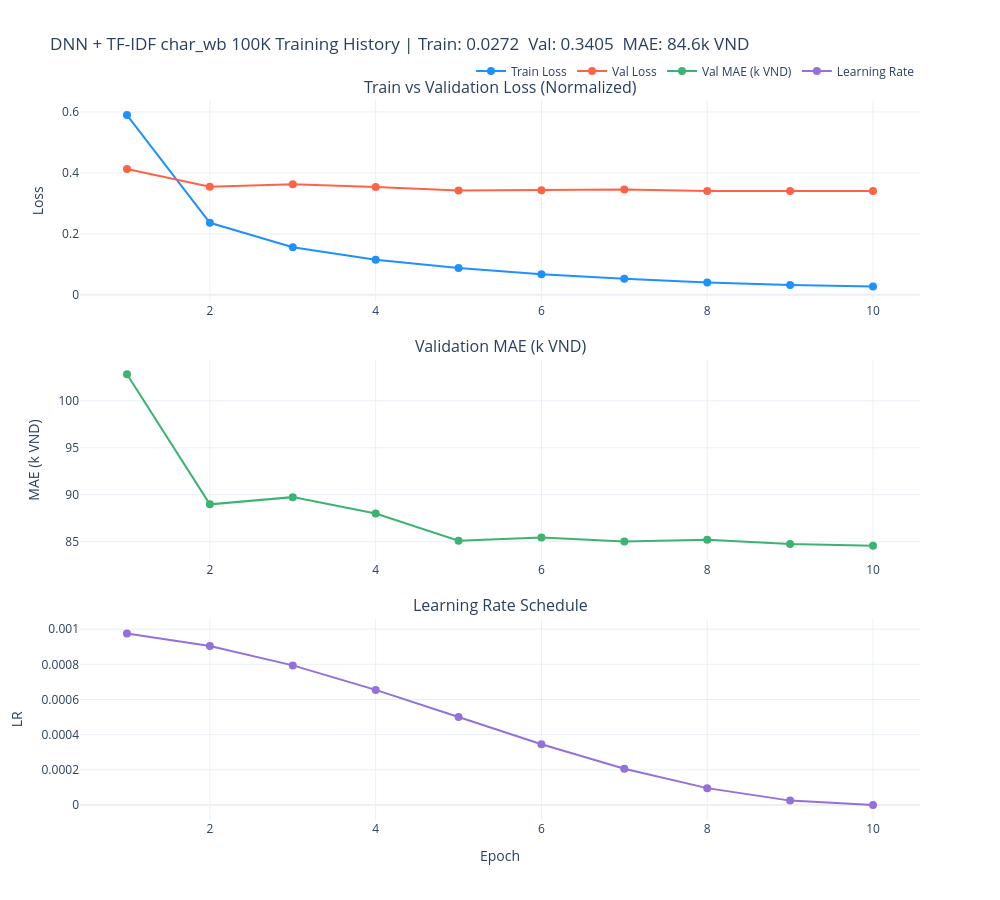

The notebook cell this image was saved under:
### Markdown cell above
## 4. Training History

### Code cell
plot_training_history(history, title="DNN + TF-IDF char_wb 100K")

### Figure 1 — Plotly figure (JSON) as saved in the notebook; plotly's stock layout.template omitted (floating-point values rounded to 4 significant figures)
{"data": [{"line": {"color": "dodgerblue", "width": 2}, "marker": {"size": 8}, "mode": "lines+markers", "name": "Train Loss", "type": "scatter", "x": [1, 2, 3, 4, 5, 6, 7, 8, 9, 10], "xaxis": "x", "y": [0.5898, 0.2364, 0.156, 0.1154, 0.08815, 0.06773, 0.05232, 0.04083, 0.0324, 0.02723], "yaxis": "y"}, {"line": {"color": "tomato", "width": 2}, "marker": {"size": 8}, "mode": "lines+markers", "name": "Val Loss", "type": "scatter", "x": [1, 2, 3, 4, 5, 6, 7, 8, 9, 10], "xaxis": "x", "y": [0.4127, 0.3546, 0.3627, 0.3541, 0.342, 0.3434, 0.3458, 0.3408, 0.3409, 0.3405], "yaxis": "y"}, {"hovertemplate": "Epoch %{x}<br>MAE: %{y:.1f}k VND<extra></extra>", "line": {"color": "mediumseagreen", "width": 2}, "marker": {"size": 8}, "mode": "lines+markers", "name": "Val MAE (k VND)", "type": "scatter", "x": [1, 2, 3, 4, 5, 6, 7, 8, 9, 10], "xaxis": "x2", "y": [102.8, 88.97, 89.75, 88.01, 85.1, 85.46, 85.01, 85.22, 84.77, 84.57], "yaxis": "y2"}, {"line": {"color": "mediumpurple", "width": 2}, "marker": {"size": 8}, "mode": "lines+markers", "name": "Learning Rate", "type": "scatter", "x": [1, 2, 3, 4, 5, 6, 7, 8, 9, 10], "xaxis": "x3", "y": [0.0009755, 0.0009045, 0.0007939, 0.0006545, 0.0005, 0.0003455, 0.0002061, 9.549e-05, 2.447e-05, 0], "yaxis": "y3"}], "layout": {"annotations": [{"font": {"size": 16}, "showarrow": false, "text": "Train vs Validation Loss (Normalized)", "x": 0.5, "xanchor": "center", "xref": "paper", "y": 1, "yanchor": "bottom", "yref": "paper"}, {"font": {"size": 16}, "showarrow": false, "text": "Validation MAE (k VND)", "x": 0.5, "xanchor": "center", "xref": "paper", "y": 0.64, "yanchor": "bottom", "yref": "paper"}, {"font": {"size": 16}, "showarrow": false, "text": "Learning Rate Schedule", "x": 0.5, "xanchor": "center", "xref": "paper", "y": 0.28, "yanchor": "bottom", "yref": "paper"}], "height": 900, "legend": {"orientation": "h", "x": 1, "xanchor": "right", "y": 1.02, "yanchor": "bottom"}, "showlegend": true, "title": {"text": "DNN + TF-IDF char_wb 100K Training History | Train: 0.0272  Val: 0.3405  MAE: 84.6k VND"}, "width": 1000, "xaxis": {"anchor": "y", "domain": [0, 1]}, "xaxis2": {"anchor": "y2", "domain": [0, 1]}, "xaxis3": {"anchor": "y3", "domain": [0, 1], "title": {"text": "Epoch"}}, "yaxis": {"anchor": "x", "domain": [0.72, 1], "title": {"text": "Loss"}}, "yaxis2": {"anchor": "x2", "domain": [0.36, 0.64], "title": {"text": "MAE (k VND)"}}, "yaxis3": {"anchor": "x3", "domain": [0, 0.28], "title": {"text": "LR"}}}}
